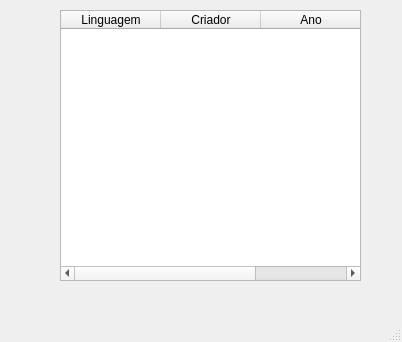
<?xml version="1.0" encoding="UTF-8"?>
<ui version="4.0">
 <class>MainWindow</class>
 <widget class="QMainWindow" name="MainWindow">
  <property name="geometry">
   <rect>
    <x>0</x>
    <y>0</y>
    <width>402</width>
    <height>342</height>
   </rect>
  </property>
  <property name="windowTitle">
   <string>MainWindow</string>
  </property>
  <widget class="QWidget" name="centralwidget">
   <widget class="QTableWidget" name="tableWidget">
    <property name="geometry">
     <rect>
      <x>60</x>
      <y>10</y>
      <width>301</width>
      <height>271</height>
     </rect>
    </property>
    <column>
     <property name="text">
      <string>Linguagem</string>
     </property>
    </column>
    <column>
     <property name="text">
      <string>Criador</string>
     </property>
    </column>
    <column>
     <property name="text">
      <string>Ano</string>
     </property>
    </column>
   </widget>
  </widget>
  <widget class="QMenuBar" name="menubar">
   <property name="geometry">
    <rect>
     <x>0</x>
     <y>0</y>
     <width>402</width>
     <height>22</height>
    </rect>
   </property>
  </widget>
  <widget class="QStatusBar" name="statusbar"/>
 </widget>
 <resources/>
 <connections/>
</ui>
